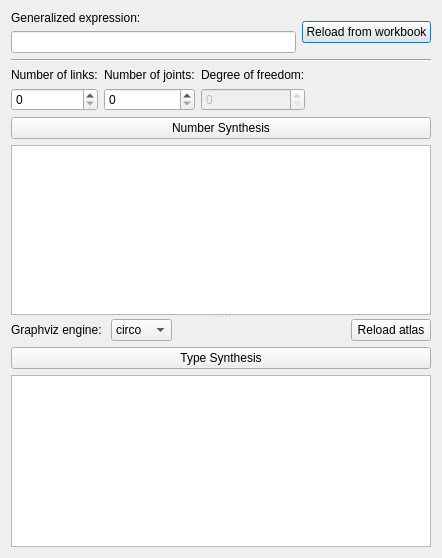
<?xml version="1.0" encoding="UTF-8"?>
<ui version="4.0">
 <class>Form</class>
 <widget class="QWidget" name="Form">
  <property name="geometry">
   <rect>
    <x>0</x>
    <y>0</y>
    <width>442</width>
    <height>558</height>
   </rect>
  </property>
  <property name="windowTitle">
   <string>Form</string>
  </property>
  <property name="windowIcon">
   <iconset resource="../../../icons.qrc">
    <normaloff>:/icons/NumberAndTypeSynthesis.png</normaloff>:/icons/NumberAndTypeSynthesis.png</iconset>
  </property>
  <layout class="QVBoxLayout" name="verticalLayout">
   <item>
    <layout class="QHBoxLayout" name="horizontalLayout_3">
     <item>
      <layout class="QGridLayout" name="gridLayout_2">
       <item row="0" column="0">
        <widget class="QLabel" name="Expression_joint_text">
         <property name="text">
          <string>Generalized expression:</string>
         </property>
        </widget>
       </item>
       <item row="1" column="0">
        <widget class="QLineEdit" name="Expression_joint"/>
       </item>
      </layout>
     </item>
     <item>
      <widget class="QPushButton" name="ReloadMechanism">
       <property name="text">
        <string>Reload from workbook</string>
       </property>
       <property name="autoDefault">
        <bool>true</bool>
       </property>
       <property name="default">
        <bool>true</bool>
       </property>
      </widget>
     </item>
    </layout>
   </item>
   <item>
    <widget class="Line" name="line">
     <property name="orientation">
      <enum>Qt::Horizontal</enum>
     </property>
    </widget>
   </item>
   <item>
    <widget class="QSplitter" name="splitter">
     <property name="orientation">
      <enum>Qt::Vertical</enum>
     </property>
     <widget class="QWidget" name="verticalLayoutWidget">
      <layout class="QVBoxLayout" name="verticalLayout_2">
       <item>
        <layout class="QHBoxLayout" name="horizontalLayout_2">
         <item>
          <layout class="QGridLayout" name="gridLayout">
           <item row="0" column="1">
            <widget class="QLabel" name="NJ_text">
             <property name="text">
              <string>Number of joints:</string>
             </property>
            </widget>
           </item>
           <item row="0" column="0">
            <widget class="QLabel" name="NL_text">
             <property name="text">
              <string>Number of links:</string>
             </property>
            </widget>
           </item>
           <item row="2" column="0">
            <widget class="QSpinBox" name="NL_input">
             <property name="toolTip">
              <string>≥3</string>
             </property>
            </widget>
           </item>
           <item row="2" column="1">
            <widget class="QSpinBox" name="NJ_input">
             <property name="toolTip">
              <string>8~18</string>
             </property>
             <property name="maximum">
              <number>18</number>
             </property>
            </widget>
           </item>
           <item row="0" column="2">
            <widget class="QLabel" name="DOF_text">
             <property name="text">
              <string>Degree of freedom:</string>
             </property>
            </widget>
           </item>
           <item row="2" column="2">
            <widget class="QSpinBox" name="DOF_input">
             <property name="enabled">
              <bool>false</bool>
             </property>
            </widget>
           </item>
          </layout>
         </item>
         <item>
          <spacer name="horizontalSpacer_2">
           <property name="orientation">
            <enum>Qt::Horizontal</enum>
           </property>
           <property name="sizeHint" stdset="0">
            <size>
             <width>40</width>
             <height>20</height>
            </size>
           </property>
          </spacer>
         </item>
        </layout>
       </item>
       <item>
        <widget class="QPushButton" name="Combine_number">
         <property name="text">
          <string>Number Synthesis</string>
         </property>
         <property name="autoDefault">
          <bool>true</bool>
         </property>
        </widget>
       </item>
       <item>
        <widget class="QListWidget" name="Expression_number"/>
       </item>
      </layout>
     </widget>
     <widget class="QWidget" name="verticalLayoutWidget_2">
      <layout class="QVBoxLayout" name="verticalLayout_3">
       <item>
        <layout class="QHBoxLayout" name="horizontalLayout">
         <item>
          <widget class="QLabel" name="graph_engine_text">
           <property name="text">
            <string>Graphviz engine: </string>
           </property>
          </widget>
         </item>
         <item>
          <widget class="QComboBox" name="graph_engine">
           <property name="currentIndex">
            <number>4</number>
           </property>
           <item>
            <property name="text">
             <string>dot</string>
            </property>
           </item>
           <item>
            <property name="text">
             <string>neato</string>
            </property>
           </item>
           <item>
            <property name="text">
             <string>fdp</string>
            </property>
           </item>
           <item>
            <property name="text">
             <string>twopi</string>
            </property>
           </item>
           <item>
            <property name="text">
             <string>circo</string>
            </property>
           </item>
          </widget>
         </item>
         <item>
          <spacer name="horizontalSpacer">
           <property name="orientation">
            <enum>Qt::Horizontal</enum>
           </property>
           <property name="sizeHint" stdset="0">
            <size>
             <width>40</width>
             <height>20</height>
            </size>
           </property>
          </spacer>
         </item>
         <item>
          <widget class="QPushButton" name="reload_atlas">
           <property name="text">
            <string>Reload atlas</string>
           </property>
          </widget>
         </item>
        </layout>
       </item>
       <item>
        <widget class="QPushButton" name="Combine_type">
         <property name="text">
          <string>Type Synthesis</string>
         </property>
         <property name="autoDefault">
          <bool>true</bool>
         </property>
        </widget>
       </item>
       <item>
        <widget class="QListWidget" name="Topologic_result">
         <property name="contextMenuPolicy">
          <enum>Qt::CustomContextMenu</enum>
         </property>
         <property name="iconSize">
          <size>
           <width>200</width>
           <height>200</height>
          </size>
         </property>
         <property name="movement">
          <enum>QListView::Static</enum>
         </property>
         <property name="resizeMode">
          <enum>QListView::Adjust</enum>
         </property>
         <property name="spacing">
          <number>3</number>
         </property>
         <property name="viewMode">
          <enum>QListView::IconMode</enum>
         </property>
         <property name="uniformItemSizes">
          <bool>true</bool>
         </property>
        </widget>
       </item>
      </layout>
     </widget>
    </widget>
   </item>
  </layout>
 </widget>
 <resources>
  <include location="../../../icons.qrc"/>
 </resources>
 <connections/>
</ui>
